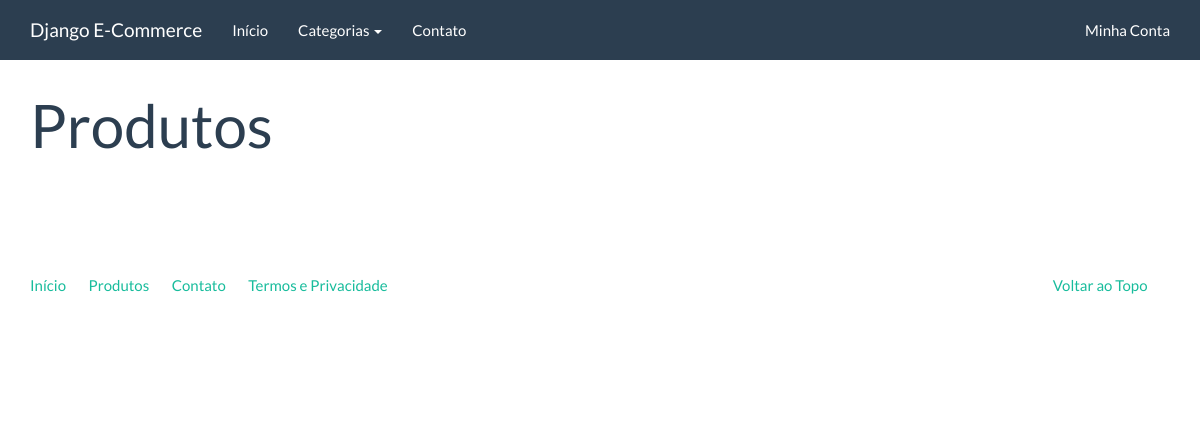
Page /produtos/ on the earlier database version.
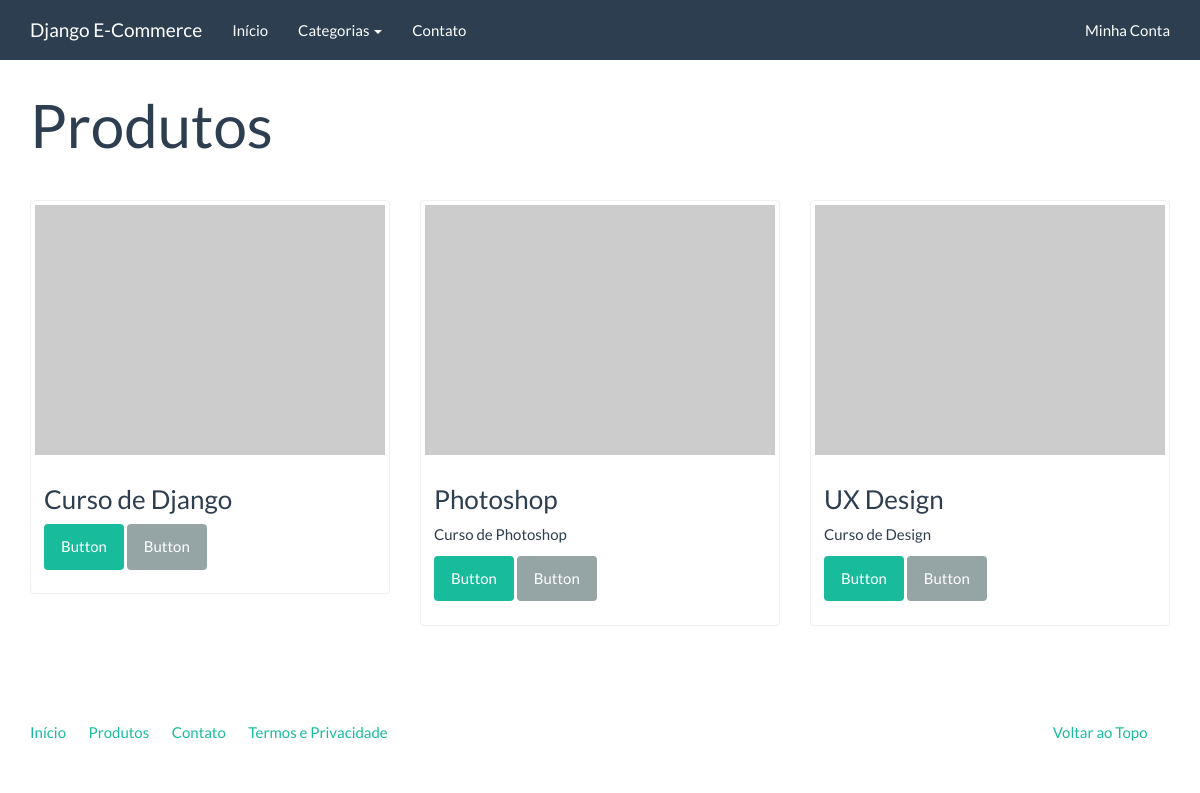
Same page on the later database version.
### catalog/models.py (models this page shows)
class Product(models.Model):
    name = models.CharField("Nome",max_length=100)
    slug = models.SlugField("Identificador",max_length=100)
    category = models.ForeignKey(Category, on_delete=models.CASCADE, verbose_name="Categoria")
    description = models.TextField("Descrição",blank=True)
    price =  models.DecimalField("Preço",decimal_places=2,max_digits=8)#decimal bem definido
    created = models.DateTimeField("Criado em",auto_now_add=True) #DATA ATUAL
    modified = models.DateTimeField("Modificado em",auto_now=True) #data atual quando foi salvo
    class Meta:
        verbose_name =  "Produto"
        verbose_name_plural = "Produtos"
        ordering = ["name"]
    def __str__(self):
        return self.name

### catalog/views.py (the view)
# urls.py: path("", product_list,name="product_list" ),
def product_list(request):
    context = {
        "product_list":Product.objects.all()
    }
    return render(request,"catalog/product_list.html",context)

### catalog/context_processors.py (called while the page is built)
def categories(request):
    return {
        "categories": Category.objects.all()
    }

### catalog/models.py (called while the page is built)
    def __str__(self):
        return self.name

### catalog/templates/catalog/product_list.html (shortened to what this page needs)
{% extends "base.html" %}
{% block container %}
<div class="page-header">
    <h1>Produtos</h1>
</div>
<div class="row">
    {% for  product in product_list  %}
    <div class="col-sm-6 col-md-4">
        <div class="thumbnail">
            <a href="#">
                <img src="http://placehold.it/350x250" alt="" />
            </a>
            <div class="caption">
                <h3>{{product}}</h3>
                {{ product.description|linebreaks }}
                <p><a href="#" class="btn btn-success" role="button">Button</a> <a href="#" class="btn btn-default" role="button">Button</a></p>
            </div>
        </div>
    </div>
    {% endfor %}
</div>
{% endblock  %}

### core/templates/base.html (shortened to what this page needs)
<!DOCTYPE html>
{% load static %}
<html lang="en">
<head>
	<link rel="stylesheet" href="{% static 'assets/bootstrap.min.css' %}" media="screen" />
	<link rel="stylesheet" href="{% static 'assets/custom.min.css' %}" media="screen" />
</head>
<body>
    <div class="navbar navbar-default navbar-fixed-top">
      <div class="container">
        <div class="navbar-header">
          <a href="" class="navbar-brand">Django E-Commerce</a>
        </div>
        <div class="navbar-collapse collapse" id="navbar-main">
          <ul class="nav navbar-nav">
            <li>
              <a href="{% url 'index' %}">Início</a>
            </li>
            <li class="dropdown">
              <a class="dropdown-toggle" data-toggle="dropdown" href="{% url 'catalog:product_list' %}" id="download">Categorias <span class="caret"></span></a>
            </li>
			<li>
				<a href="{% url 'contact' %}">Contato</a>
			</li>
          </ul>
          <ul class="nav navbar-nav navbar-right">
            <li><a href="#">Minha Conta</a></li>
          </ul>
        </div>
      </div>
    </div>
    <div class="container">
		{% block container %}{% endblock %}
		<footer>
			<div class="row">
			  <div class="col-lg-12">
			    <ul class="list-unstyled">
			      <li class="pull-right"><a href="#top">Voltar ao Topo</a></li>
			      <li><a href="">Início</a></li>
			      <li><a href="">Produtos</a></li>
			      <li><a href="">Contato</a></li>
			      <li><a href="">Termos e Privacidade</a></li>
			    </ul>
			  </div>
			</div>
		</footer>
	</div>
</body>
</html>

Differences in the rows shown:
added Product: name "Curso de Django"
added Product: name "Photoshop", description "Curso de Photoshop"
added Product: name "UX Design", description "Curso de Design"
